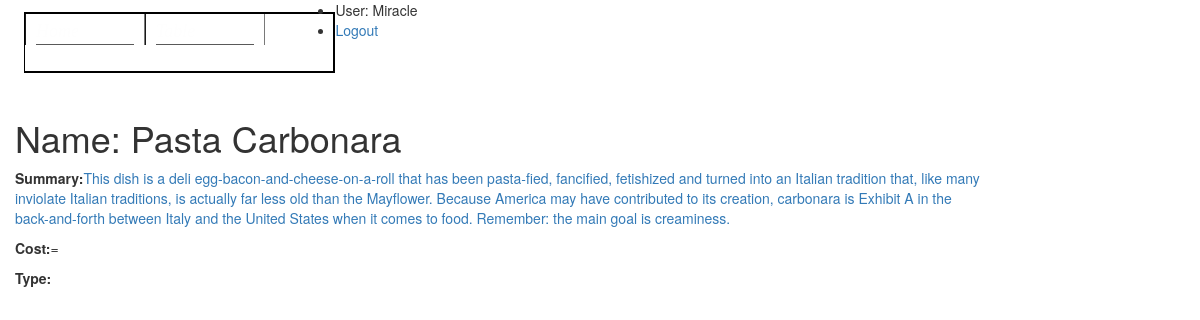
Page /catalog/food/1 (signed in) on the committed database.
### catalog/models.py (models this page shows, shortened)
class Food(models.Model):
    name = models.CharField(max_length=200)
    summary = models.TextField(max_length=1000, help_text="Enter a brief description of the food")
    Cost = models.CharField('Cost',max_length=13, unique=True, help_text='Enter a cost of the food')
    Type = models.ForeignKey('Type', on_delete=models.SET_NULL, null=True)

### catalog/views.py (the view)
# urls.py: path('food/<int:pk>', views.FoodDetailView.as_view(), name='food-detail'),
class FoodDetailView(generic.DetailView):
    model = Food

### catalog/templates/catalog/food_detail.html (shortened to what this page needs)
{% extends "base_generic.html" %}
{% block content %}
  <h1>Name: {{ food.name }}</h1>
  <p><strong>Summary:</strong><a href="">{{ food.summary }}</a></p>
  <p><strong>Cost:</strong>={{ food.cost }}</p>
  <p><strong>Type:</strong> {{ food.type.all|join:", " }}</p>
{% endblock %}

### catalog/templates/base_generic.html (shortened to what this page needs)
<!DOCTYPE html>
<html lang="en">
<head>
  <link rel="stylesheet" href="https://maxcdn.bootstrapcdn.com/bootstrap/3.3.7/css/bootstrap.min.css">
  <body>
<div id="css-menu">
<ul>
<li><a href="{% url 'index' %}">
<span class="text-top">Home</span>
</a></li>
<li><a href="{% url 'tables' %}">
<span class="text-top">Table</span>
</a></li>
<div class="dropdown">
  <button class="dropbtn">Menu</button>
</div>
</ul>
</div>
</body>
<ul class="sidebar-nav">
          {% if user.is_authenticated %}
           <li>User: {{ user.get_username }}</li>
           <li><a href="{% url 'logout'%}?next={{request.path}}">Logout</a></li>
          {% else %}
           <li><a href="{% url 'login'%}?next={{request.path}}">Login</a></li>
          {% endif %}
      </ul>
      <div class="col-sm-10 ">
      {% block content %}{% endblock %}
      </div>
</body>
</html>

### catalog/templates/base_generic.html (style rules this page uses)
#css-menu ul { list-style: none; font-family: Georgia, serif; font-size: 18px; font-style: italic; line-height: 1.4em; border:2px solid #000000; border-left: 1px solid #000000; float: left; padding: 0; margin: 12px 0 25px 24px }
#css-menu ul li { float: left }
#css-menu ul li a { display: block; text-decoration: none; background-color: ; padding: 5px 10px 0 10px; color: #fefefe; width: 120px; border-right: 1px solid #797979; border-left: 1px solid #191919 }
#css-menu ul li a span { display: block }
#css-menu ul li a span.text-top { border-bottom: 1px solid #595959 }
.dropbtn { color: white; padding: 16px; font-size: 16px; border: none; cursor: pointer; background: transparent; }
.dropdown { position: relative; display: inline-block; }

### rows in the picture
Food: name "Pasta Carbonara", summary "This dish is a deli egg-bacon-and-cheese-on-a-roll that has been pasta-fied, fancified, fetishized and turned into an Italian tradition that, like many inviolate Italian traditions, is actually far less old than the Mayflower. Because America may have contributed to its creation, carbonara is Exhibit A in the back-and-forth between Italy and the United States when it comes to food. Remember: the main goal is creaminess."

### other values in the picture
{{ user.get_username }} "Miracle"
